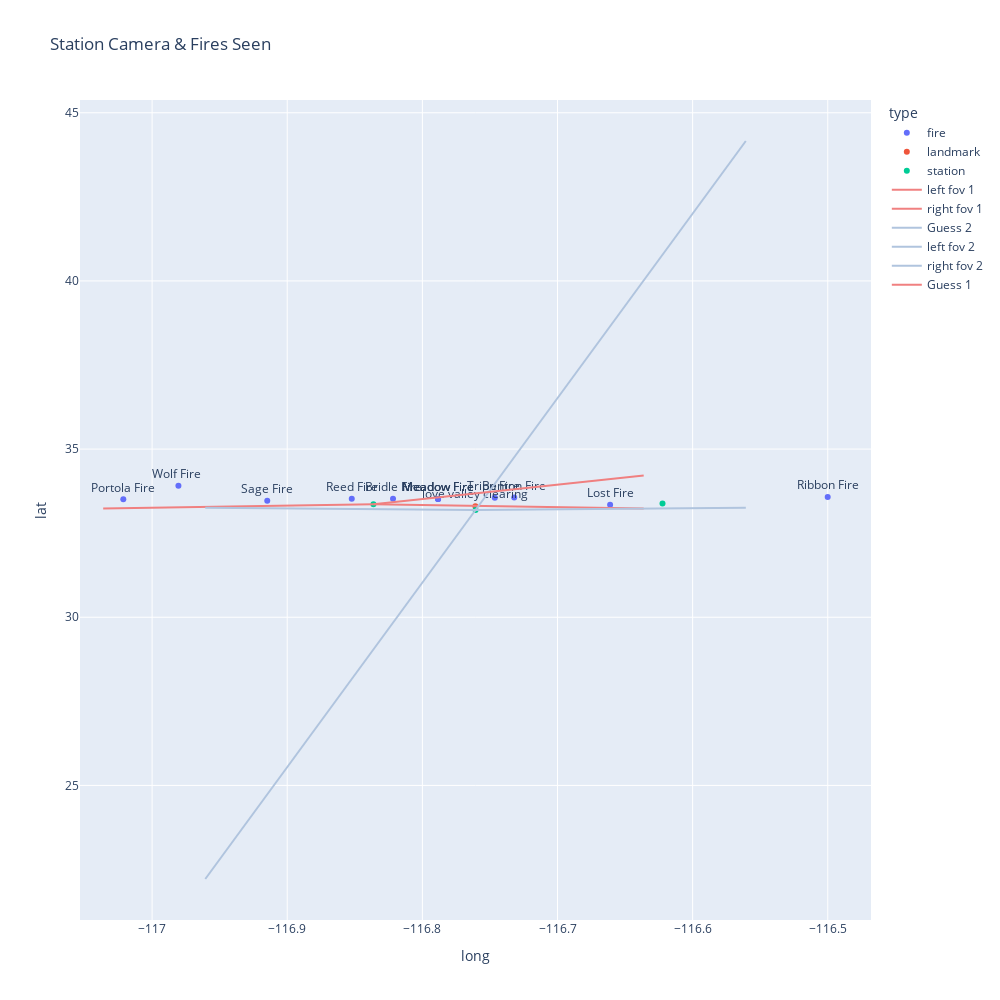

The notebook cell this image was saved under:
### Code cell
fig = px.scatter(df_plot,
                 x="long", 
                 y="lat", 
                 color="type", 
                 title="Station Camera & Fires Seen",
                text = "landmark",
                width=1000, height=1000)
fig.update_traces(textposition='top center')
fig.update_traces(marker=dict(size=12,
                              line=dict(width=2,
                                        color='DarkSlateGrey')),
                  selector=dict(mode='markers'),
                 textposition='top right')

#BH
fig.add_trace(go.Scatter(x=x1, y=y1,
                    mode='lines',
                    name='left fov 1',
                     textfont=dict(size=24),
                       marker = {'color' : 'lightcoral'}))

fig.add_trace(go.Scatter(x=x2, y=y2,
                    mode='lines',
                    name='right fov 1',
                     textfont=dict(size=24),
                        marker = {'color' : 'lightcoral'}))

fig.add_trace(go.Scatter(x=x9, y=y9,
                    mode='lines',
                    name='Guess 2',
                     textfont=dict(size=24),
                        marker = {'color' : 'lightsteelblue'}))

#BL
fig.add_trace(go.Scatter(x=x5, y=y5,
                    mode='lines',
                         name='left fov 2',
                     textfont=dict(size=24),
                        marker = {'color' : 'lightsteelblue'}))

fig.add_trace(go.Scatter(x=x6, y=y6,
                    mode='lines',
                         name='right fov 2',
                        marker = {'color' : 'lightsteelblue'}))

fig.add_trace(go.Scatter(x=x8, y=y8,
                    mode='lines',
                    name='Guess 1',
                        marker = {'color' : 'lightcoral'}))



fig.show()

### Figure 1 — Plotly figure (JSON) as saved in the notebook; plotly's stock layout.template omitted (floating-point values rounded to 4 significant figures)
{"data": [{"hovertemplate": "type=fire<br>long=%{x}<br>lat=%{y}<br>landmark=%{text}<extra></extra>", "legendgroup": "fire", "marker": {"color": "#636efa", "symbol": "circle"}, "mode": "markers+text", "name": "fire", "orientation": "v", "showlegend": true, "text": ["Reed Fire", "Portola Fire", "Bridle Fire", "Benton Fire", "Ribbon Fire", "Wolf Fire ", "Meadow Fire", "Tripp Fire ", "Lost Fire", "Meadow Fire", "Meadow Fire", "Sage Fire"], "textposition": "top center", "type": "scatter", "x": [-116.9, -117.0, -116.8, -116.7, -116.5, -117.0, -116.8, -116.7, -116.7, -116.8, -116.8, -116.9], "xaxis": "x", "y": [33.53, 33.5, 33.52, 33.56, 33.57, 33.91, 33.51, 33.55, 33.35, 33.51, 33.51, 33.46], "yaxis": "y"}, {"hovertemplate": "type=landmark<br>long=%{x}<br>lat=%{y}<br>landmark=%{text}<extra></extra>", "legendgroup": "landmark", "marker": {"color": "#EF553B", "symbol": "circle"}, "mode": "markers+text", "name": "landmark", "orientation": "v", "showlegend": true, "text": ["love valley clearing"], "textposition": "top center", "type": "scatter", "x": [-116.8], "xaxis": "x", "y": [33.3], "yaxis": "y"}, {"hovertemplate": "type=station<br>long=%{x}<br>lat=%{y}<br>landmark=%{text}<extra></extra>", "legendgroup": "station", "marker": {"color": "#00cc96", "symbol": "circle"}, "mode": "markers+text", "name": "station", "orientation": "v", "showlegend": true, "text": [null, null, null], "textposition": "top center", "type": "scatter", "x": [-116.8, -116.8, -116.6], "xaxis": "x", "y": [33.36, 33.19, 33.38], "yaxis": "y"}, {"marker": {"color": "lightcoral"}, "mode": "lines", "name": "left fov 1", "textfont": {"size": 24}, "type": "scatter", "x": [-117.0, -117.0, -117.0, -117.0, -117.0, -117.0, -117.0, -117.0, -117.0, -117.0, -117.0, -117.0, -117.0, -117.0, -117.0, -117.0, -117.0, -117.0, -117.0, -117.0, -117.0, -117.0, -116.9, -116.9, -116.9, -116.9, -116.9, -116.9, -116.9, -116.9, -116.9, -116.9, -116.9, -116.9, -116.9, -116.9, -116.9, -116.9, -116.9, -116.9, -116.9, -116.9, -116.9, -116.9, -116.9, -116.9, -116.8, -116.8, -116.8, -116.8], "y": [33.23, 33.23, 33.24, 33.24, 33.24, 33.25, 33.25, 33.25, 33.25, 33.26, 33.26, 33.26, 33.26, 33.27, 33.27, 33.27, 33.27, 33.28, 33.28, 33.28, 33.29, 33.29, 33.29, 33.29, 33.3, 33.3, 33.3, 33.3, 33.31, 33.31, 33.31, 33.31, 33.32, 33.32, 33.32, 33.33, 33.33, 33.33, 33.33, 33.34, 33.34, 33.34, 33.34, 33.35, 33.35, 33.35, 33.35, 33.36, 33.36, 33.36]}, {"marker": {"color": "lightcoral"}, "mode": "lines", "name": "right fov 1", "textfont": {"size": 24}, "type": "scatter", "x": [-116.8, -116.8, -116.8, -116.8, -116.8, -116.8, -116.8, -116.8, -116.8, -116.8, -116.8, -116.8, -116.8, -116.8, -116.8, -116.8, -116.8, -116.8, -116.8, -116.8, -116.8, -116.8, -116.7, -116.7, -116.7, -116.7, -116.7, -116.7, -116.7, -116.7, -116.7, -116.7, -116.7, -116.7, -116.7, -116.7, -116.7, -116.7, -116.7, -116.7, -116.7, -116.7, -116.7, -116.7, -116.7, -116.7, -116.6, -116.6, -116.6, -116.6], "y": [33.36, 33.36, 33.36, 33.35, 33.35, 33.35, 33.35, 33.34, 33.34, 33.34, 33.34, 33.33, 33.33, 33.33, 33.33, 33.32, 33.32, 33.32, 33.31, 33.31, 33.31, 33.31, 33.3, 33.3, 33.3, 33.3, 33.29, 33.29, 33.29, 33.29, 33.28, 33.28, 33.28, 33.27, 33.27, 33.27, 33.27, 33.26, 33.26, 33.26, 33.26, 33.25, 33.25, 33.25, 33.25, 33.24, 33.24, 33.24, 33.23, 33.23]}, {"marker": {"color": "lightsteelblue"}, "mode": "lines", "name": "Guess 2", "textfont": {"size": 24}, "type": "scatter", "x": [-117.0, -117.0, -116.9, -116.9, -116.9, -116.9, -116.9, -116.9, -116.9, -116.9, -116.9, -116.9, -116.9, -116.9, -116.8, -116.8, -116.8, -116.8, -116.8, -116.8, -116.8, -116.8, -116.8, -116.8, -116.8, -116.8, -116.7, -116.7, -116.7, -116.7, -116.7, -116.7, -116.7, -116.7, -116.7, -116.7, -116.7, -116.7, -116.7, -116.6, -116.6, -116.6, -116.6, -116.6, -116.6, -116.6, -116.6, -116.6, -116.6, -116.6], "y": [22.22, 22.67, 23.11, 23.56, 24.01, 24.46, 24.9, 25.35, 25.8, 26.25, 26.7, 27.14, 27.59, 28.04, 28.49, 28.93, 29.38, 29.83, 30.28, 30.73, 31.17, 31.62, 32.07, 32.52, 32.96, 33.41, 33.86, 34.31, 34.76, 35.2, 35.65, 36.1, 36.55, 37.0, 37.44, 37.89, 38.34, 38.79, 39.23, 39.68, 40.13, 40.58, 41.03, 41.47, 41.92, 42.37, 42.82, 43.26, 43.71, 44.16]}, {"marker": {"color": "lightsteelblue"}, "mode": "lines", "name": "left fov 2", "textfont": {"size": 24}, "type": "scatter", "x": [-117.0, -117.0, -117.0, -116.9, -116.9, -116.9, -116.9, -116.9, -116.9, -116.9, -116.9, -116.9, -116.9, -116.9, -116.9, -116.9, -116.9, -116.9, -116.9, -116.9, -116.9, -116.9, -116.9, -116.9, -116.9, -116.9, -116.9, -116.9, -116.8, -116.8, -116.8, -116.8, -116.8, -116.8, -116.8, -116.8, -116.8, -116.8, -116.8, -116.8, -116.8, -116.8, -116.8, -116.8, -116.8, -116.8, -116.8, -116.8, -116.8, -116.8], "y": [33.25, 33.25, 33.25, 33.25, 33.25, 33.25, 33.25, 33.24, 33.24, 33.24, 33.24, 33.24, 33.24, 33.24, 33.24, 33.23, 33.23, 33.23, 33.23, 33.23, 33.23, 33.23, 33.22, 33.22, 33.22, 33.22, 33.22, 33.22, 33.22, 33.22, 33.21, 33.21, 33.21, 33.21, 33.21, 33.21, 33.21, 33.2, 33.2, 33.2, 33.2, 33.2, 33.2, 33.2, 33.2, 33.19, 33.19, 33.19, 33.19, 33.19]}, {"marker": {"color": "lightsteelblue"}, "mode": "lines", "name": "right fov 2", "type": "scatter", "x": [-116.8, -116.8, -116.8, -116.7, -116.7, -116.7, -116.7, -116.7, -116.7, -116.7, -116.7, -116.7, -116.7, -116.7, -116.7, -116.7, -116.7, -116.7, -116.7, -116.7, -116.7, -116.7, -116.7, -116.7, -116.7, -116.7, -116.7, -116.7, -116.6, -116.6, -116.6, -116.6, -116.6, -116.6, -116.6, -116.6, -116.6, -116.6, -116.6, -116.6, -116.6, -116.6, -116.6, -116.6, -116.6, -116.6, -116.6, -116.6, -116.6, -116.6], "y": [33.19, 33.19, 33.19, 33.19, 33.19, 33.2, 33.2, 33.2, 33.2, 33.2, 33.2, 33.2, 33.2, 33.21, 33.21, 33.21, 33.21, 33.21, 33.21, 33.21, 33.22, 33.22, 33.22, 33.22, 33.22, 33.22, 33.22, 33.22, 33.23, 33.23, 33.23, 33.23, 33.23, 33.23, 33.23, 33.24, 33.24, 33.24, 33.24, 33.24, 33.24, 33.24, 33.24, 33.25, 33.25, 33.25, 33.25, 33.25, 33.25, 33.25]}, {"marker": {"color": "lightcoral"}, "mode": "lines", "name": "Guess 1", "type": "scatter", "x": [-116.8, -116.8, -116.8, -116.8, -116.8, -116.8, -116.8, -116.8, -116.8, -116.8, -116.8, -116.8, -116.8, -116.8, -116.8, -116.8, -116.8, -116.8, -116.8, -116.8, -116.8, -116.8, -116.7, -116.7, -116.7, -116.7, -116.7, -116.7, -116.7, -116.7, -116.7, -116.7, -116.7, -116.7, -116.7, -116.7, -116.7, -116.7, -116.7, -116.7, -116.7, -116.7, -116.7, -116.7, -116.7, -116.7, -116.6, -116.6, -116.6, -116.6], "y": [33.36, 33.38, 33.4, 33.42, 33.43, 33.45, 33.47, 33.48, 33.5, 33.52, 33.54, 33.55, 33.57, 33.59, 33.61, 33.62, 33.64, 33.66, 33.68, 33.69, 33.71, 33.73, 33.74, 33.76, 33.78, 33.8, 33.81, 33.83, 33.85, 33.87, 33.88, 33.9, 33.92, 33.94, 33.95, 33.97, 33.99, 34.0, 34.02, 34.04, 34.06, 34.07, 34.09, 34.11, 34.13, 34.14, 34.16, 34.18, 34.2, 34.21]}], "layout": {"height": 1000, "legend": {"title": {"text": "type"}, "tracegroupgap": 0}, "title": {"text": "Station Camera & Fires Seen"}, "width": 1000, "xaxis": {"anchor": "y", "domain": [0, 1], "title": {"text": "long"}}, "yaxis": {"anchor": "x", "domain": [0, 1], "title": {"text": "lat"}}}}
